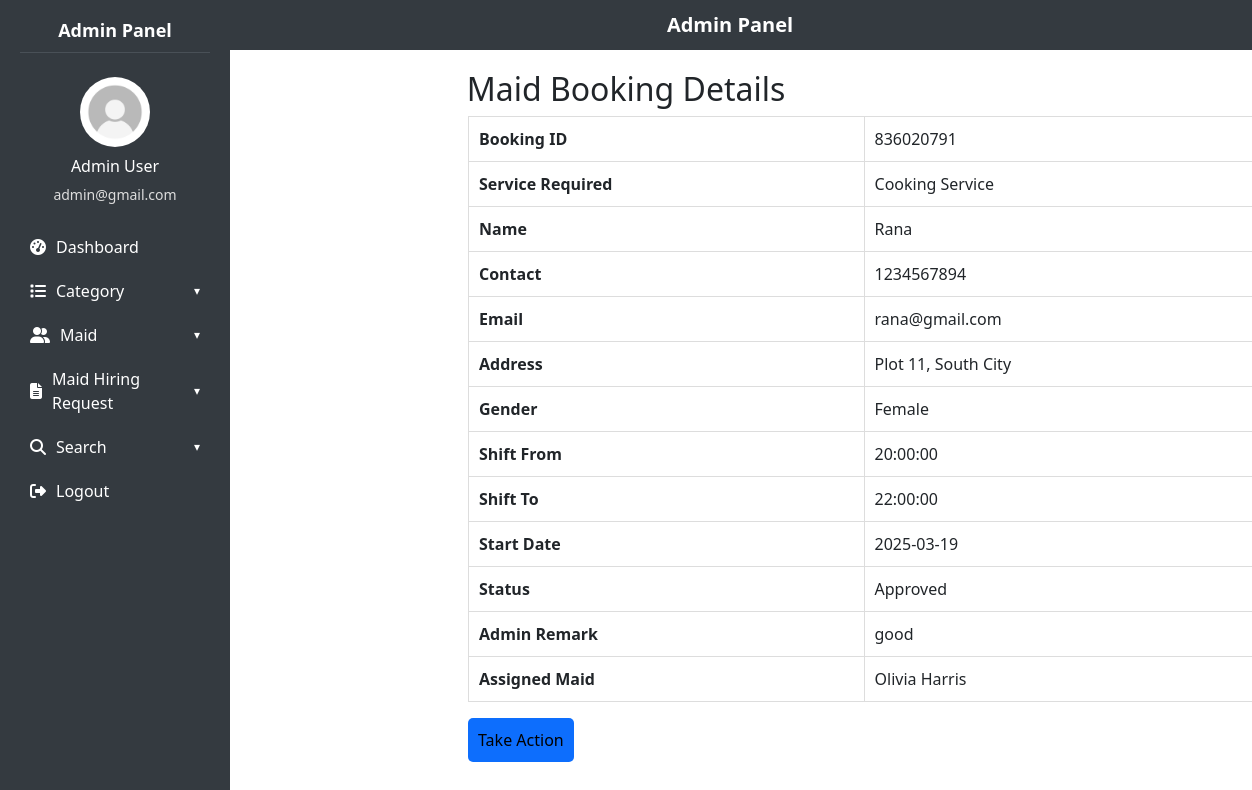
The app's page /admin/view-booking-detail.php?editid=1&bookingid=836020791 (signed in) with its own data.
### tables this page shows
CREATE TABLE `maidbooking` (
  `ID` int(11) NOT NULL,
  `BookingID` bigint(20) NOT NULL,
  `CatID` int(11) NOT NULL,
  `Name` varchar(255) NOT NULL,
  `ContactNumber` bigint(20) NOT NULL,
  `Email` varchar(255) NOT NULL,
  `Address` text NOT NULL,
  `Gender` enum('Male','Female','Other') DEFAULT NULL,
  `WorkingShiftFrom` time NOT NULL,
  `WorkingShiftTo` time NOT NULL,
  `StartDate` date NOT NULL,
  `BookingDate` datetime NOT NULL,
  `Remark` text DEFAULT NULL,
  `Status` enum('Pending','Approved','Cancelled','Completed') DEFAULT NULL,
  `UpdationDate` datetime NOT NULL,
  `AssignTo` varchar(50) DEFAULT NULL
);

CREATE TABLE `category` (
  `ID` int(5) NOT NULL,
  `CategoryName` varchar(250) DEFAULT NULL,
  `CreationDate` timestamp NOT NULL DEFAULT current_timestamp()
);

CREATE TABLE `maid` (
  `ID` int(11) NOT NULL,
  `CatID` int(11) NOT NULL,
  `MaidID` varchar(50) NOT NULL,
  `Name` varchar(255) NOT NULL,
  `Email` varchar(255) NOT NULL,
  `ContactNumber` bigint(20) NOT NULL,
  `Gender` enum('Male','Female','Other') NOT NULL,
  `Experience` int(11) NOT NULL,
  `DateOfBirth` date DEFAULT NULL,
  `Address` text NOT NULL,
  `Description` text NOT NULL,
  `IdProof` varchar(255) NOT NULL,
  `RegDate` datetime NOT NULL
);

### admin/view-booking-detail.php (the view, shortened to what this page needs)
<?php
include '../dbconnection.php';
if (strlen($_SESSION['homecare_db']) == 0) {
    header('location:logout.php');
} else {
    if (isset($_GET['editid'])) {
        $eid = $_GET['editid'];
        $sql = "SELECT mb.*, c.CategoryName, m.Name AS MaidName, m.Email AS MaidEmail, m.ContactNumber AS MaidContact
                FROM maidbooking mb
                LEFT JOIN category c ON mb.CatID = c.ID
                LEFT JOIN maid m ON mb.AssignTo = m.MaidId
                WHERE mb.ID = :eid";
        $query = $dbh->prepare($sql);
        $query->bindParam(':eid', $eid, PDO::PARAM_INT);
        $query->execute();
        $result = $query->fetch(PDO::FETCH_OBJ);
    }
?>
<!DOCTYPE html>
<html lang="en">
<head>
</head>
<body>
<?php include('sidebar.php'); ?>
<?php include('header.php'); ?>
<div class="container">
    <h2 class="text-center">Maid Booking Details</h2>
    <?php if ($result) { ?>
        <table class="table2">
            <tr><th>Booking ID</th><td><?php echo htmlentities($result->BookingID); ?></td></tr>
            <tr><th>Service Required</th><td><?php echo htmlentities($result->CategoryName); ?></td></tr>
            <tr><th>Name</th><td><?php echo htmlentities($result->Name); ?></td></tr>
            <tr><th>Contact</th><td><?php echo htmlentities($result->ContactNumber); ?></td></tr>
            <tr><th>Email</th><td><?php echo htmlentities($result->Email); ?></td></tr>
            <tr><th>Address</th><td><?php echo htmlentities($result->Address); ?></td></tr>
            <tr><th>Gender</th><td><?php echo htmlentities($result->Gender); ?></td></tr>
            <tr><th>Shift From</th><td><?php echo htmlentities($result->WorkingShiftFrom); ?></td></tr>
            <tr><th>Shift To</th><td><?php echo htmlentities($result->WorkingShiftTo); ?></td></tr>
            <tr><th>Start Date</th><td><?php echo htmlentities($result->StartDate); ?></td></tr>
            <tr><th>Status</th><td><?php echo ($result->Status) ? htmlentities($result->Status) : "Not Responded Yet"; ?></td></tr>
            <tr><th>Admin Remark</th><td><?php echo ($result->Remark) ? htmlentities($result->Remark) : "Not Updated Yet"; ?></td></tr>
            <tr><th>Assigned Maid</th><td><?php echo ($result->MaidName) ? htmlentities($result->MaidName) : "Not Assigned"; ?></td></tr>
        </table>
        <button class="modal-button" data-toggle="modal" data-target="#actionModal">Take Action</button>
    <?php } else { echo "<p>No Booking Found</p>"; } ?>
</body>
</html>
<?php } ?>

### admin/sidebar.php (shortened to what this page needs)
<head>
<link rel="stylesheet" href="https://cdnjs.cloudflare.com/ajax/libs/font-awesome/6.4.2/css/all.min.css">
</head>
<div class="sidebar">
    <h4 class="text-center mb-4">Admin Panel</h4>
    <div class="user-profile text-center">
        <img src="../images/admin_img.jpg" alt="Admin" class="user-img">
        <?php
        $aid = $_SESSION['homecare_db'];
        $sql = "SELECT AdminName, Email FROM admin WHERE ID=:aid";
        $query = $dbh->prepare($sql);
        $query->bindParam(':aid', $aid, PDO::PARAM_STR);
        $query->execute();
        $results = $query->fetchAll(PDO::FETCH_OBJ);
        if ($query->rowCount() > 0) {
            foreach ($results as $row) { ?>
                <h6><?php echo htmlentities($row->AdminName); ?></h6>
                <p class="email"><?php echo htmlentities($row->Email); ?></p>
            <?php }
        } ?>
    </div>
    <ul class="sidebar-menu">
        <li><a href="dashboard.php"><i class="fa fa-tachometer-alt"></i> Dashboard</a></li>
        <li class="toggle">
            <a href="#"><i class="fa fa-list"></i> Category <span class="arrow">&#9662;</span></a>
        </li>
        <li class="toggle">
            <a href="#"><i class="fa fa-user-friends"></i> Maid <span class="arrow">&#9662;</span></a>
        </li>
        <li class="toggle">
            <a href="#"><i class="fa fa-file-alt"></i> Maid Hiring Request <span class="arrow">&#9662;</span></a>
        </li>
        <li class="toggle">
            <a href="#"><i class="fa fa-search"></i> Search <span class="arrow">&#9662;</span></a>
        </li>
        <li><a href="logout.php"><i class="fa fa-sign-out-alt"></i> Logout</a></li>
    </ul>
</div>

### admin/view-booking-detail.php (style rules this page uses)
body { font-family: Arial, sans-serif; background-color: #f4f4f4; }
.container { width: 80%; margin: auto; padding: 20px; background: white; border-radius: 10px; }
.modal-button { padding: 10px; border: none; cursor: pointer; border-radius: 5px; margin-left: 25rem; background-color: #0d6efd; margin-top: 1rem; }
.table2 { width: 50rem; margin-left: 25rem; }
.table2 th, .table2 td { padding: 10px; border: 1px solid #ddd; }

### admin/sidebar.php (style rules this page uses)
.sidebar { width: 230px; background: #343a40; color: white; height: 100vh; padding: 20px; position: fixed; left: 0; top: 0; overflow-y: auto; }
.sidebar h4 { font-size: 18px; font-weight: bold; text-align: center; padding-bottom: 10px; border-bottom: 1px solid #495057; }
.user-profile { margin-bottom: 20px; flex-direction: column; }
.user-img { width: 70px; height: 70px; border-radius: 50%; margin-bottom: 10px; }
.email { font-size: 14px; color: #ddd; }
.sidebar-menu { list-style: none; padding: 0; margin: 0; }
.sidebar-menu li { padding: 10px; transition: 0.3s; }
.sidebar-menu li a { color: white; text-decoration: none; display: flex; align-items: center; font-size: 16px; }
.sidebar-menu li i { margin-right: 10px; }
.arrow { margin-left: auto; font-size: 12px; }

### records on screen
maidbooking: BookingID "836020791", CatID.CategoryName "Cooking Service", Name "Rana", ContactNumber "1234567894", Email "rana@gmail.com", Address "Plot 11, South City", Gender "Female", WorkingShiftFrom "20:00:00", WorkingShiftTo "22:00:00", StartDate "2025-03-19", Status "Approved", Remark "good", maid.Name "Olivia Harris"

### other values on screen
$row->AdminName "Admin User"
$row->Email "admin@gmail.com"
